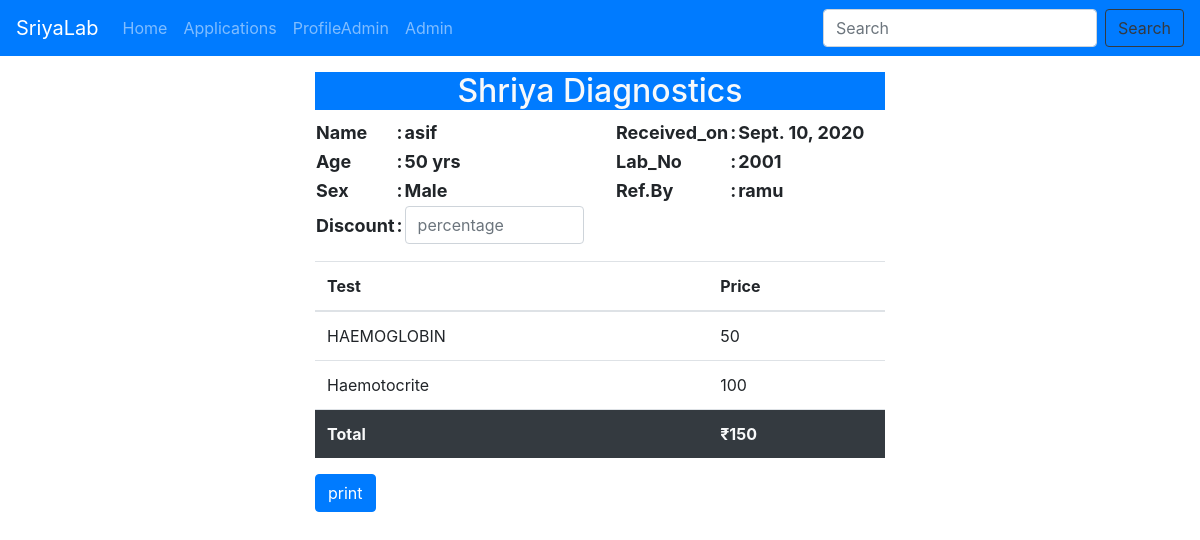
Screenshot of /billing/2001 with the database file from the repository.
### lab/models.py (models this page shows, shortened)
class Application(models.Model):
    sno = models.AutoField(primary_key=True)
    lab_no = models.IntegerField()
    name = models.CharField(max_length=80)
    age = models.IntegerField(default = 0)
    sex = models.CharField(max_length=10)
    recieved_on = models.DateField(auto_now=True)
    ref_by = models.CharField(max_length=50,default = "Dr.Self")
    cost = models.IntegerField(default=0)
    checked = models.BooleanField(default = False)

class Record(models.Model):
    lab_no = models.IntegerField()
    application = models.ForeignKey(Application,on_delete=models.CASCADE)
    test = models.CharField(max_length=70)
    finding = models.CharField(default="",max_length=30)
    ref = models.CharField(default="",max_length=30)
    note = models.CharField(default="",max_length=100)
    device = models.CharField(default="",max_length=200)
    price = models.IntegerField(default = 0)

### lab/views.py (the view)
# urls.py: path('billing/<slug>',views.billing,name="billing"),
def billing(request,slug):
    application = Application.objects.get(lab_no = slug)
    records = Record.objects.filter(lab_no = slug)
    total = 0
    for record in records:
        total += record.price
    params = {
        'application':application,
        'records':records,
        'total':total,
    }
    return render(request,'lab/billing.html',params)

### templates/lab/billing.html (shortened to what this page needs)
{% extends 'base.html' %}
{% block body %}
<div class="container w-50 my-3">
    <h2 class="text-center bg-primary text-light" id="noprint">Shriya Diagnostics</h2>
    <div id="content">
        <div class="row">
            <div class="col-sm-6">
                <table class="font-weight-bold" style="font-size:18px;">
                    <tbody>
                        <tr>
                            <td>Name</td>
                            <td>:</td>
                            <td>{{application.name}}</td>
                        </tr>
                        <tr>
                            <td>Age</td>
                            <td>:</td>
                            <td>{{application.age}} yrs</td>
                        </tr>
                        <tr>
                            <td>Sex</td>
                            <td>:</td>
                            <td>{{application.sex}}</td>
                        </tr>
                        <tr>
                            <td>Discount</td>
                            <td>:</td>
                            <td id="perTd"><input type="text" class="form-control" id="percentage"
                                    placeholder="percentage"></td>
                        </tr>
                    </tbody>
                </table>
            </div>
            <div class="col-sm-6">
                <table class="font-weight-bold" style="font-size:18px;">
                    <tbody>
                        <tr>
                            <td>Received_on</td>
                            <td>:</td>
                            <td>{{application.recieved_on}}</td>
                        </tr>
                        <tr>
                            <td>Lab_No</td>
                            <td>:</td>
                            <td>{{application.lab_no}}</td>
                        </tr>
                        <tr >
                            <td>Ref.By</td>
                            <td>:</td>
                            <td>{{application.ref_by}}</td>
                        </tr>
                    </tbody>
                </table>
            </div>
        </div>
        <table class="table my-3">
            <thead>
                <tr>
                    <th scope="col">Test</th>
                    <th scope="col">Price</th>
                </tr>
            </thead>
            <tbody>
                {% for record in records %}
                <tr>
                    <td>{{record.test}}</td>
                    <td>{{record.price}}</td>
                </tr>
                {% endfor %}
                <tr class="bg-dark text-light">
                    <th>Total</th>
                    <th>&#8377;<span id="total">{{total}}</span></th>
                </tr>
            </tbody>
        </table>
    </div>
    <div class="noprint" id="noprint"><button class="btn btn-primary" onclick="printme()">print</button></div>
</div>
{% endblock body %}

### rows the page displays
Application: name "asif", age "50", sex "Male", recieved_on "Sept. 10, 2020", lab_no "2001", ref_by "ramu"
Record: test "HAEMOGLOBIN", price "50"
Record: test "Haemotocrite", price "100"

### other values shown
{{ total }} "150"
